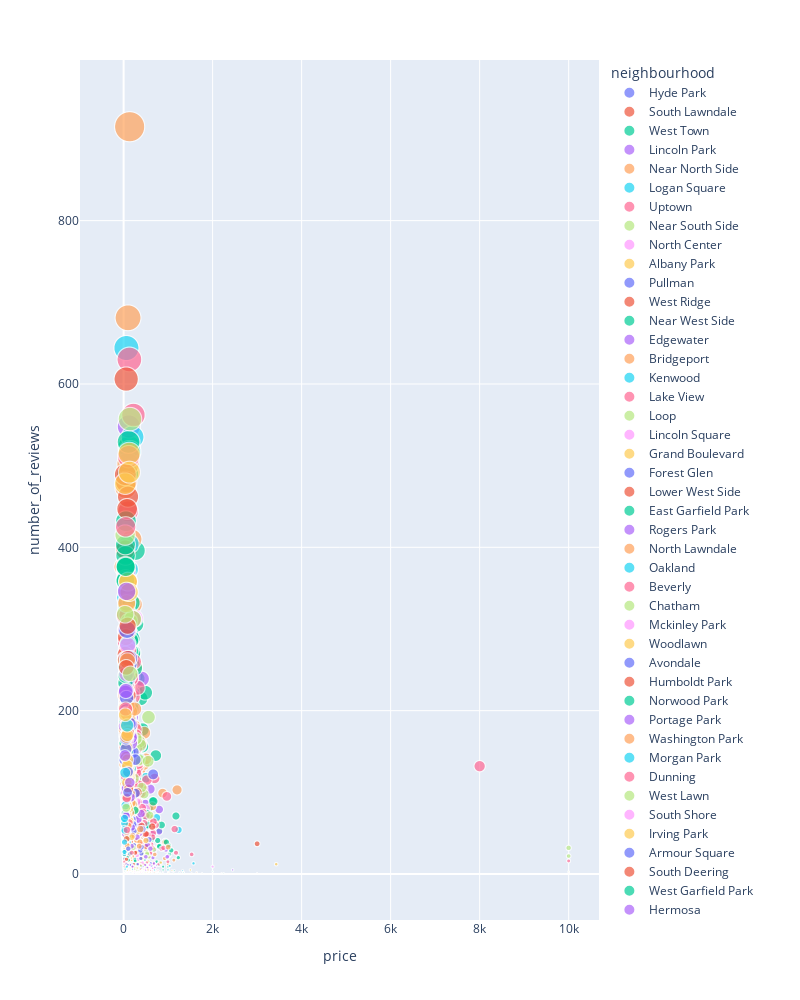

The cell this chart's notebook holds for it:
### Code cell
fig=px.scatter(airbnb, x='price', y='number_of_reviews',
           color='neighbourhood',size='number_of_reviews',size_max=30)
fig.update_layout(autosize=False,width=800,height=1000)
fig
